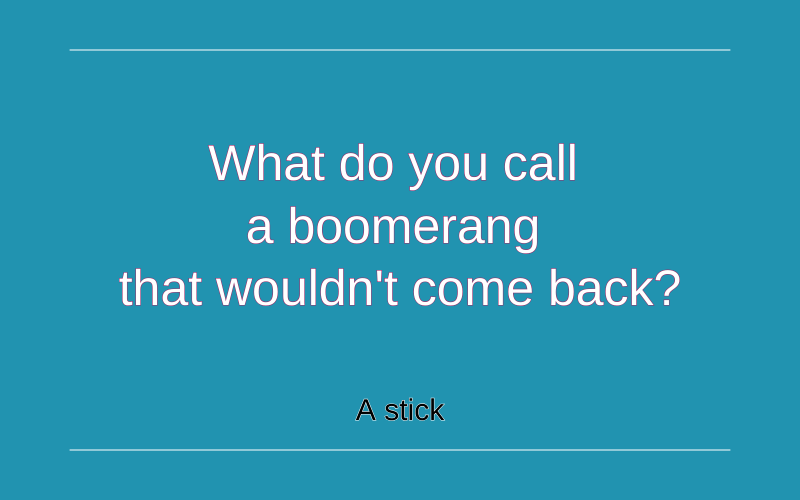
Frame 1 (no input)
Frame 60 (no input): identical to frame 1, image omitted
Frame 120 (the mouse pressed at the canvas centre since frame 60): identical to frame 1, image omitted

The p5.js sketch that drew this single still picture (run headless with seeded random() and noise() and a simulated clock; from frame 60 on, the mouse is pressed at the canvas centre):

// p5.js sketch
// ── sketch.js
let state = 0;

function setup() {
  createCanvas(800, 500);
  textAlign(CENTER);
}

function draw() {
  switch (state) {
    case 0: 
      background("#2193b0");
      textSize(50)
      fill("white");
      stroke("#9f2b68");
      text("What do you call \na boomerang \nthat wouldn't come back?", width / 2, height / 2 - 70);
      fill("black");
      textSize(30);
      stroke(255);
      text("A stick", width/2, height /2 + 170);
      break;

    case 1:
      background("#1488cc");
      textSize(50)
      fill("white");
      stroke("#9f2b68");
      text("What did one toilet \n say to the other?", width / 2, height / 2 - 70);
      fill("black");
      textSize(30);
      stroke(255);
      text("You look a bit flushed", width/2, height /2 + 170);
      break;

      case 2:
        background("#9796f0");
        textSize(50)
        fill("white");
        stroke("#9f2b68");
        text("What time is it when \n the clock strikes 13?", width / 2, height / 2 - 70);
        fill("black");
        textSize(30);
        stroke(255);
        text("Time to get a new clock", width/2, height /2 + 170);
        break;
  }
  line(70, 50, 730, 50);
  line(70, 450, 730, 450);
}

function mouseReleased() {
  state++;
  if (state > 2) state = 0;
}
